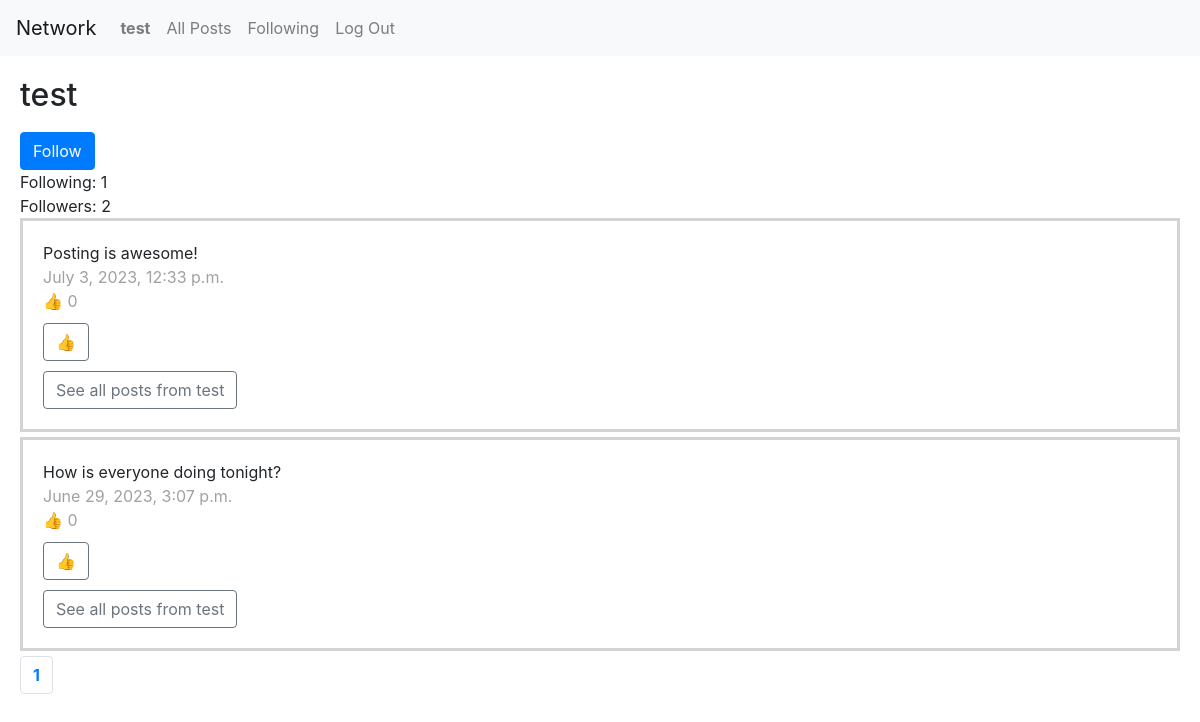
Page /user/1 on the committed database.
### network/models.py (models this page shows, shortened)
class User(AbstractUser):
    pass

class Post(models.Model):
    content = models.CharField(max_length=280)
    postingUser = models.ForeignKey(User, on_delete=models.CASCADE)
    timePosted = models.DateTimeField(auto_now_add=True)
    hearts = models.PositiveIntegerField(default=0)

### network/views.py (the view)
# urls.py: path("user/<int:user_id>", views.user, name="user"),
def user(request,user_id,pageNum=1):
    isNotSelf = user_id!=request.user.id
    user_is_following = User.objects.get(id=user_id).users_they_follow.all().filter(user=request.user.id).exists()
    posts = Post.objects.filter(postingUser=User(id=user_id),).order_by("-timePosted")
    pages = Paginator(posts, 10)
    return render(request, "network/user.html",{
        "user": User.objects.get(id=user_id),
        "pages": pages,
        "currentPageNum": pageNum,
        "posts": pages.page(pageNum),
        "followers":User.objects.get(id=user_id).users.count(),
        "following":User.objects.get(id=user_id).users_they_follow.count(),
        "user_is_following": user_is_following,
        "isNotSelf" : isNotSelf
    })

### network/templates/network/user.html (shortened to what this page needs)
{% extends "network/layout.html" %}
{% load static %}
{% block body %}
<h2>{{user.username}}</h2>
{% if isNotSelf %}
{% if user_is_following %}
<form action="{% url 'unfollow' %}" method="post">
  {% csrf_token %}
  <input type="hidden" name="user_id" value="{{user.id}}">
  <button type="submit" class="btn btn-primary">Unfollow</button>
</form>
{% else %}
<form action="{% url 'follow' %}" method="post">
  <button type="submit" class="btn btn-primary">Follow</button>
</form>
{% endif %}
{% endif %}
<div>Following: {{followers}}</div>
<div>Followers: {{following}}</div>
{% for post in posts %}
<div class="post" id="p{{post.id}}">
  <div id="pc{{post.id}}">{{post.content}}</div>
  <div class="light"> {{post.timePosted}}</div>
  <div id="hc{{post.id}}" class="light hearts">👍 {{post.hearts}}</div>
  <button id="hb{{post.id}}" style="display: block;" class="btn btn-outline-secondary heart-button" data-post="{{ post.id }}" >👍</button>
    <a href="{% url 'user' post.postingUser.id %}">
  <button  type="button" class="btn btn-outline-secondary">See all posts from
    {{post.postingUser.username}}</button>
  </a>
</div>
{% endfor %}
<nav aria-label="Page navigation example">
  <ul class="pagination">
    {% for page in pages.page_range %}
    {% if currentPageNum == page%}
    <li class="page-item"><a class="page-link" href="{% url 'index' page %}"><div class="bold">{{page}}</div></a></li>
    {% else %}
    <li class="page-item"><a class="page-link" href="{% url 'index' page %}">{{page}}</a></li>
    {% endif %}
    {% endfor %}
  </ul>
</nav>
{% endblock %}

### network/templates/network/layout.html (shortened to what this page needs)
{% load static %}
<!DOCTYPE html>
<html lang="en">
<head>
    <link rel="stylesheet" href="https://stackpath.bootstrapcdn.com/bootstrap/4.4.1/css/bootstrap.min.css"
>
    <link href="{% static 'network/styles.css' %}" rel="stylesheet">
</head>
<body>
    <nav class="navbar navbar-expand-lg navbar-light bg-light">
        <a class="navbar-brand" href="#">Network</a>
        <div>
            <ul class="navbar-nav mr-auto">
                {% if user.is_authenticated %}
                <li class="nav-item">
                    <a class="nav-link" href="#"><strong>{{ user.username }}</strong></a>
                </li>
                {% endif %}
                <li class="nav-item">
                    <a class="nav-link" href="{% url 'index' %}">All Posts</a>
                </li>
                {% if user.is_authenticated %}
                <li class="nav-item">
                    <a class="nav-link" href="{% url 'following' %}">Following</a>
                </li>
                <li class="nav-item">
                    <a class="nav-link" href="{% url 'logout' %}">Log Out</a>
                </li>
                {% endif %}
            </ul>
        </div>
    </nav>
    <div class="body">
        {% block body %}
        {% endblock %}
    </div>
</body>
</html>

### network/static/network/styles.css (style rules this page uses)
.post { border-style: solid; border-color: lightgray; padding: 20px; margin-bottom:5px; }
.bold { font-weight: bold; }
.light { color: #a1a1a1; }
button { margin-top:10px; }
.body { margin: 20px; }

### rows in the picture
User: username "test"
Post: content "Posting is awesome!", timePosted "July 3, 2023, 12:33 p.m.", hearts "0", postingUser.username "test"
Post: content "How is everyone doing tonight?", timePosted "June 29, 2023, 3:07 p.m.", hearts "0", postingUser.username "test"

### other values in the picture
{{ followers }} "1"
{{ following }} "2"
{{ page }} "1"
